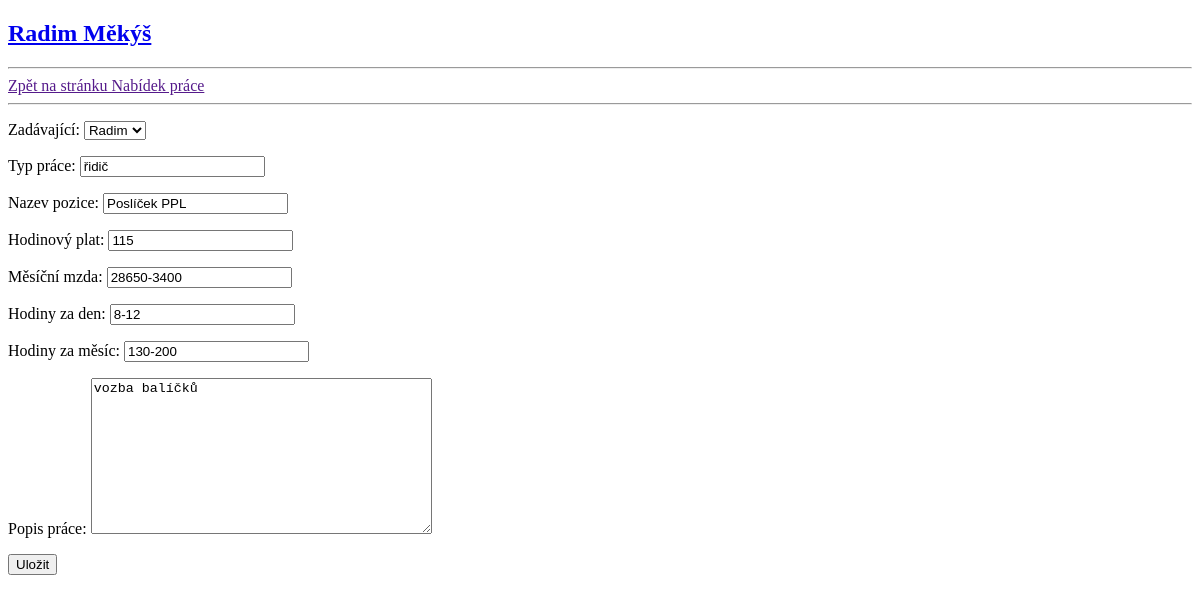
/update-room/8/, run on an earlier commit of the app's database.
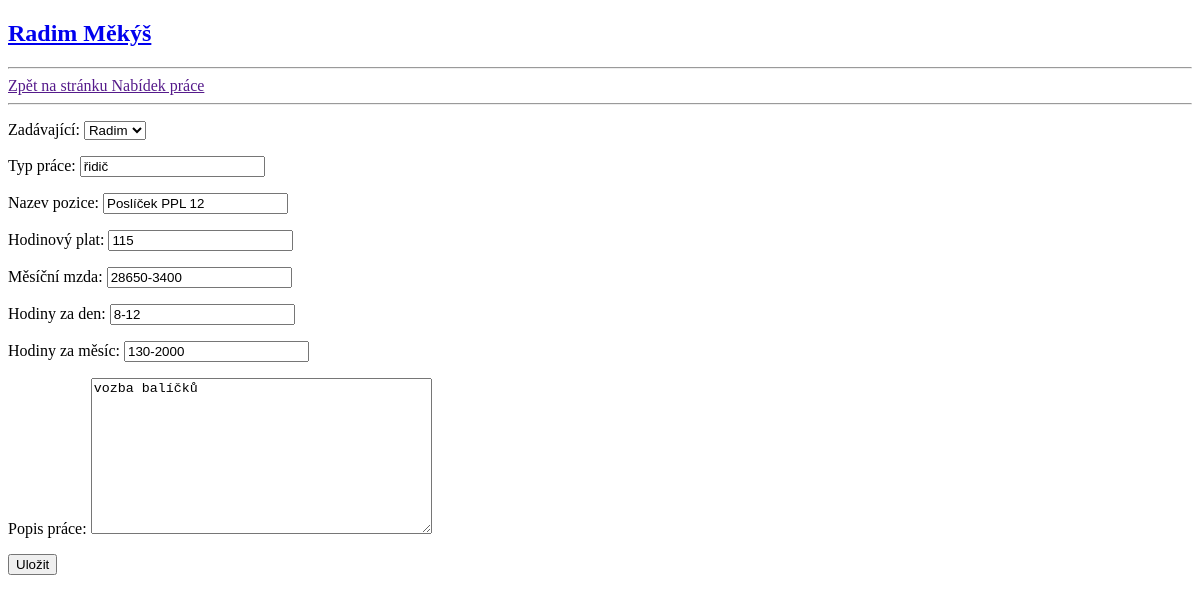
And on a later commit of the database.
### base/models.py (models this page shows, shortened)
class Room(models.Model):
    Zadávající = models.ForeignKey(User, on_delete=models.SET_NULL, null=True)
    typ_práce = models.CharField(max_length=30)
    Nazev_pozice = models.CharField(max_length=20)
    Hodinový_plat = models.CharField(max_length=10, blank=True)
    Měsíční_mzda = models.CharField(max_length=10, blank=True)
    Hodiny_za_den = models.CharField(max_length=10, blank=True)
    Hodiny_za_měsíc = models.CharField(max_length=10, blank=True)
    popis_práce = models.TextField(null=True, blank=True)
    updated = models.DateTimeField(auto_now=True)
    created = models.DateTimeField(auto_now_add=True)
    class Meta:
        ordering = ['-updated', '-created']

### base/views.py (the view)
# urls.py: path('update-room/<str:pk>/', views.Upraveninabidky, name="Upraveninabidky"),
def Upraveninabidky(request, pk):
    room = Room.objects.get(id=pk)
    form = RoomForm(instance=room)
    if request.method == 'POST':
        form = RoomForm(request.POST, instance=room)
        if form.is_valid:
            form.save()
            return redirect('/Nabidky/0')
    context = {'form': form}
    return render(request, 'uprava_nabidky.html', context)

### base/forms.py
class RoomForm(ModelForm):
    class Meta:
        model = Room
        fields = '__all__'

### templates/uprava_nabidky.html (shortened to what this page needs)
{% extends 'main.html' %}
{% block content %}
{% include 'navigacedonabidek.html' %}
<div>
    <form method="POST" action="" >
        {{form.as_p}}
        <input type="submit" value="Uložit" />
    </form>
</div>
{% endblock content %}

What changed in the data, as far as the page shows it:
changed Room "Radim": Nazev_pozice "Poslíček PPL" → "Poslíček PPL 12"; Hodiny_za_měsíc "130-200" → "130-2000"
